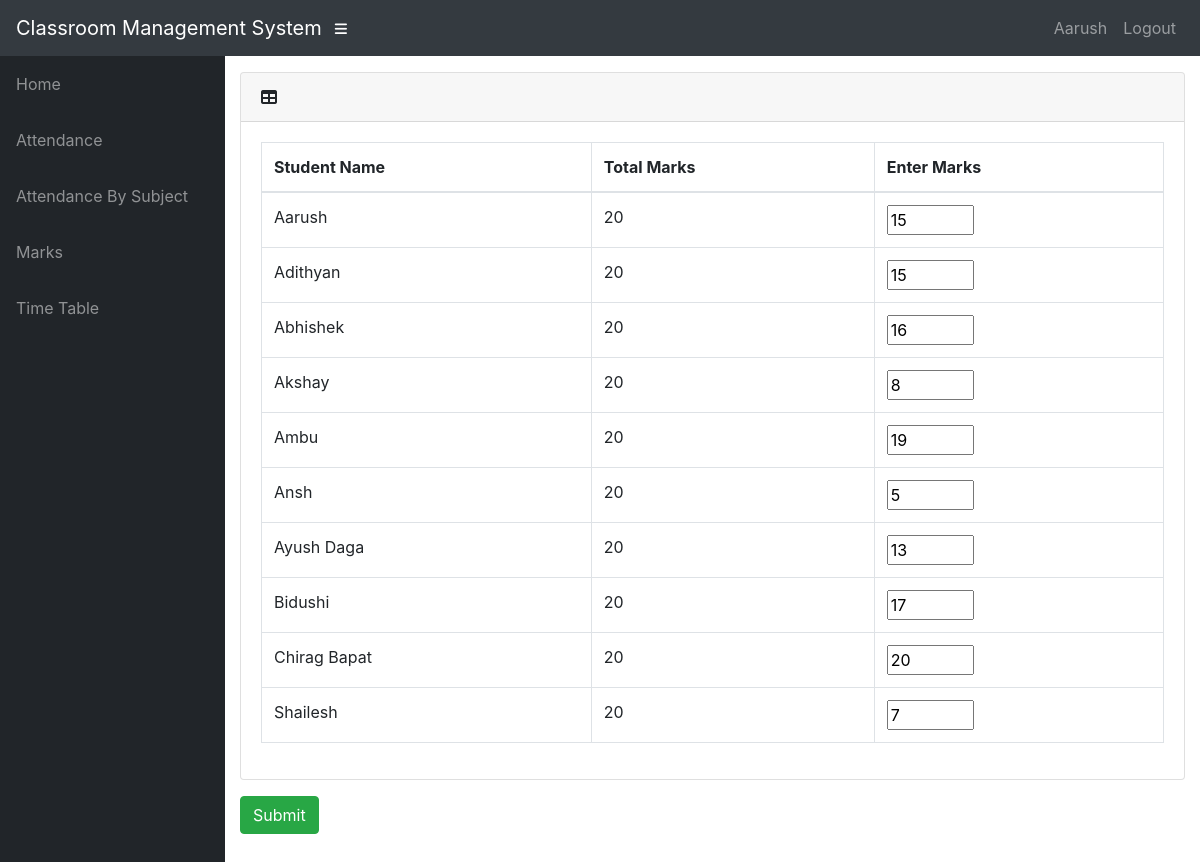
/info/teacher/1/Edit_marks/ (signed in), run on the app's committed database.
### info/models.py (models this page shows, shortened)
class User(AbstractUser):
    @property
    def is_student(self):
        if hasattr(self, 'student'):
            return True
        return False

class Student(models.Model):
    user = models.OneToOneField(User, on_delete=models.CASCADE, null=True)
    class_id = models.ForeignKey(Class, on_delete=models.CASCADE, default=1)
    USN = models.CharField(primary_key='True', max_length=100)
    name = models.CharField(max_length=200)
    sex = models.CharField(max_length=50, choices=sex_choice, default='Male')
    DOB = models.DateField(default='1998-01-01')

class Marks(models.Model):
    studentcourse = models.ForeignKey(StudentCourse, on_delete=models.CASCADE)
    name = models.CharField(max_length=50, choices=test_name, default='CIE 1')
    marks1 = models.IntegerField(default=0, validators=[MinValueValidator(0), MaxValueValidator(100)])
    class Meta:
        unique_together = (('studentcourse', 'name'),)
    @property
    def total_marks(self):
        if self.name == 'Semester End Exam':
            return 100
        return 20

class StudentCourse(models.Model):
    student = models.ForeignKey(Student, on_delete=models.CASCADE)
    course = models.ForeignKey(Course, on_delete=models.CASCADE)
    class Meta:
        unique_together = (('student', 'course'),)
        verbose_name_plural = 'Marks'

### info/views.py (the view)
# urls.py: path('teacher/<int:marks_c_id>/Edit_marks/', views.edit_marks, name='edit_marks'),
@login_required()
def edit_marks(request, marks_c_id):
    mc = get_object_or_404(MarksClass, id=marks_c_id)
    cr = mc.assign.course
    stud_list = mc.assign.class_id.student_set.all()
    m_list = []
    for stud in stud_list:
        sc = StudentCourse.objects.get(course=cr, student=stud)
        m = sc.marks_set.get(name=mc.name)
        m_list.append(m)
    context = {
        'mc': mc,
        'm_list': m_list,
    }
    return render(request, 'info/edit_marks.html', context)

### info/templates/info/edit_marks.html (shortened to what this page needs)
{% extends 'info/base.html' %}
{% block content %}
<form action="{% url 'marks_confirm' mc.id %}" method="post">
    <div class="card mb-3">
        <div class="card-header">
          <i class="fas fa-table"></i>
         <b></b></div>
        <div class="card-body">
          <div class="table-responsive">
            <table class="table table-bordered" id="dataTable" width="100%" cellspacing="0">
              <thead>
                <tr>
                    <th>Student Name</th>
                    <th>Total Marks</th>
                    <th>Enter Marks</th>
                </tr>
              </thead>
                <tbody>
                    {% for m in m_list %}
                    <tr>
                    <td>{{m.studentcourse.student.name}}</td>
                    <td>{{ m.total_marks }}</td>
                    <td>
                        <input type="number" name="{{ m.studentcourse.student.USN }}" min="0" max="{{ m.total_marks }}" value="{{ m.marks1 }}">
                    </td>
                    </tr>
                {% endfor %}
                </tbody>
            </table>
          </div>
        </div>
      </div>
    <input class="btn btn-success" type="submit" value="Submit">
</form>
{% endblock %}

### info/templates/info/base.html (shortened to what this page needs)
<!DOCTYPE html>
<html lang="en">
  <head>
      {% load static %}
    <link href="{% static '/info/bootstrap/vendor/bootstrap/css/bootstrap.min.css' %}" rel="stylesheet">
    <link href="{% static '/info/bootstrap/vendor/fontawesome-free/css/all.min.css' %}" rel="stylesheet" type="text/css">
    <link href="{% static '/info/bootstrap/vendor/datatables/dataTables.bootstrap4.css' %}" rel="stylesheet">
    <link href="{% static '/info/bootstrap/css/sb-admin.css' %}" rel="stylesheet">
  </head>
  <body id="page-top">
    <nav class="navbar navbar-expand navbar-dark bg-dark static-top">
      <a class="navbar-brand mr-1" href="{% url 'index' %}">Classroom Management System</a>
      <button class="btn btn-link btn-sm text-white order-1 order-sm-0" id="sidebarToggle" href="#">
        <i class="fas fa-bars"></i>
      </button>
        <div class="collapse navbar-collapse" id="navbarResponsive">
          <ul class="navbar-nav ml-auto">
            <li class="nav-item">
                {% if request.user.is_student %}
                    <a class="nav-link text-capitalize">{{ request.user.student.name }}</a>
                {% elif request.user.is_teacher %}
                    <a class="nav-link text-capitalize">{{ request.user.teacher.name }}</a>
                {% endif %}
            </li>
            <li class="nav-item">
                <a class="nav-link" href="#" data-toggle="modal" data-target="#logoutModal">Logout</a>
            </li>
          </ul>
        </div>
    </nav>
    <div id="wrapper">
      <ul class="sidebar navbar-nav">
            <li class="nav-item">
              <a class="nav-link" href="{% url 'index' %}">
                <span>Home</span>
              </a>
            </li>
        {% if request.user.is_student %}
            <li class="nav-item">
              <a class="nav-link" href="{% url 'attendance' request.user.student.USN %}">
                <span>Attendance</span>
              </a>
            </li>
            <li class="nav-item">
              <a class="nav-link" href="{% url 'attendance' request.user.student.USN %}">
                <span>Attendance By Subject</span>
              </a>
            </li>
            <li class="nav-item">
              <a class="nav-link" href="{% url 'marks_list' request.user.student.USN %}">
                <span>Marks</span>
              </a>
            </li>
              <li class="nav-item">
              <a class="nav-link" href="{% url 'timetable' request.user.student.class_id_id %}">
                <span>Time Table</span>
              </a>
            </li>
        {% endif %}
      </ul>
      <div id="content-wrapper">
        <div class="container-fluid">
            {% block content %}
            {% endblock %}
        </div>
      </div>
    </div>
  </body>
</html>

### data on the page
User: user.student.name "Aarush"
Marks: studentcourse.student.name "Aarush", total_marks "20", marks1 "15"
Marks: studentcourse.student.name "Adithyan", total_marks "20", marks1 "15"
Marks: studentcourse.student.name "Abhishek", total_marks "20", marks1 "16"
Marks: studentcourse.student.name "Akshay", total_marks "20", marks1 "8"
Marks: studentcourse.student.name "Ambu", total_marks "20", marks1 "19"
Marks: studentcourse.student.name "Ansh", total_marks "20", marks1 "5"
Marks: studentcourse.student.name "Ayush Daga", total_marks "20", marks1 "13"
Marks: studentcourse.student.name "Bidushi", total_marks "20", marks1 "17"
Marks: studentcourse.student.name "Chirag Bapat", total_marks "20"
Marks: studentcourse.student.name "Shailesh", total_marks "20", marks1 "7"
